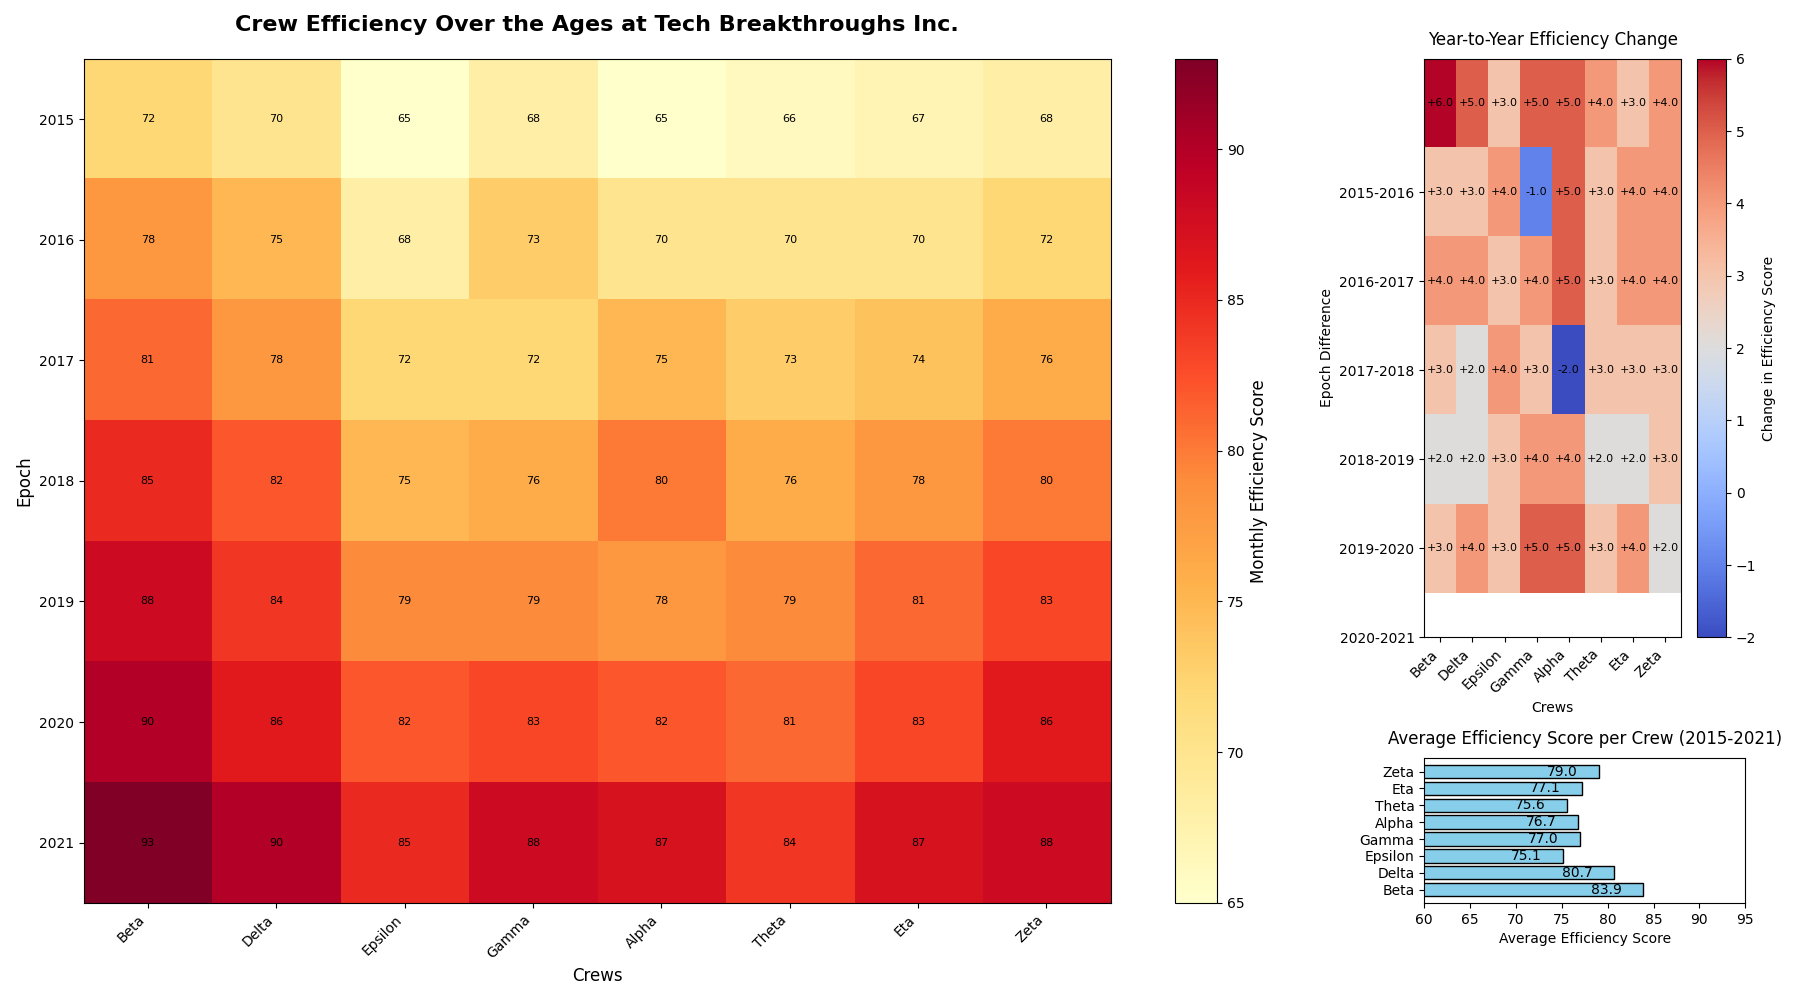

Source code (Python):
import matplotlib.pyplot as plt
import numpy as np
import matplotlib.gridspec as gridspec

# Fictional Data Story: Discovering Efficiency of Assorted Crews Throughout the Ages in "Tech Breakthroughs Inc."
crews = ["Beta", "Delta", "Epsilon", "Gamma", "Alpha", "Theta", "Eta", "Zeta"]
epochs = np.arange(2015, 2022) # Data from 2015 to 2021

# Monthly efficiency data (each entry represents the average monthly efficiency score for a particular epoch and crew)
efficiency_data = np.array([
    [72, 78, 81, 85, 88, 90, 93],
    [70, 75, 78, 82, 84, 86, 90],
    [65, 68, 72, 75, 79, 82, 85],
    [68, 73, 72, 76, 79, 83, 88],
    [65, 70, 75, 80, 78, 82, 87],
    [66, 70, 73, 76, 79, 81, 84],
    [67, 70, 74, 78, 81, 83, 87],
    [68, 72, 76, 80, 83, 86, 88]
]).T 

average_efficiency = np.mean(efficiency_data, axis=0)

fig = plt.figure(figsize=(18, 10))
gs = gridspec.GridSpec(2, 2, height_ratios=[4, 1], width_ratios=[4, 1])

# Main heatmap plot
ax1 = plt.subplot(gs[:, 0])
heatmap1 = ax1.imshow(efficiency_data, cmap='YlOrRd', aspect='auto', interpolation='nearest')

# Add title and labels
ax1.set_title("Crew Efficiency Over the Ages at Tech Breakthroughs Inc.", fontsize=16, fontweight='bold', pad=20)
ax1.set_xlabel('Crews', fontsize=12)
ax1.set_ylabel('Epoch', fontsize=12)
ax1.set_xticks(np.arange(len(crews)))
ax1.set_xticklabels(crews, rotation=45, ha='right')
ax1.set_yticks(np.arange(len(epochs)))
ax1.set_yticklabels(epochs)

# Add a color bar for heatmap
cbar1 = plt.colorbar(heatmap1, ax=ax1, orientation='vertical')
cbar1.set_label('Monthly Efficiency Score', fontsize=12)

# Annotate heatmap
for i in range(len(epochs)):
    for j in range(len(crews)):
        ax1.text(j, i, efficiency_data[i, j], ha='center', va='center', color='black', fontsize=8)

# Subplot for the average efficiency bar chart
ax2 = plt.subplot(gs[1, 1])
bar_chart = ax2.barh(crews, average_efficiency, color='skyblue', edgecolor='black')
ax2.set_title('Average Efficiency Score per Crew (2015-2021)', fontsize=12, pad=10)
ax2.set_xlabel('Average Efficiency Score', fontsize=10)
ax2.set_xlim(60, 95)

# Annotate bars
for bar in bar_chart:
    width = bar.get_width()
    ax2.text(width - 4, bar.get_y() + bar.get_height() / 2, f'{width:.1f}', va='center', ha='center', color='black', fontsize=10)

# Additional heatmap for efficiency improvement trend
yearly_trend = np.diff(efficiency_data, axis=0)
ax3 = plt.subplot(gs[0, 1])
heatmap2 = ax3.imshow(yearly_trend, cmap='coolwarm', aspect='auto', interpolation='nearest')

# Add title and labels
ax3.set_title("Year-to-Year Efficiency Change", fontsize=12, pad=10)
ax3.set_xlabel('Crews', fontsize=10)
ax3.set_ylabel('Epoch Difference', fontsize=10)
ax3.set_xticks(np.arange(len(crews)))
ax3.set_xticklabels(crews, rotation=45, ha='right')
ax3.set_yticks(np.arange(1, len(epochs)))
ax3.set_yticklabels([f'{epochs[i-1]}-{epochs[i]}' for i in range(1, len(epochs))])

# Add a color bar for heatmap
cbar2 = plt.colorbar(heatmap2, ax=ax3, orientation='vertical')
cbar2.set_label('Change in Efficiency Score', fontsize=10)

# Annotate heatmap with changes
for i in range(len(yearly_trend)):
    for j in range(len(crews)):
        ax3.text(j, i, f'{yearly_trend[i, j]:+.1f}', ha='center', va='center', color='black', fontsize=8)

# Adjust layout
plt.tight_layout()

# Show the plot
plt.show()
